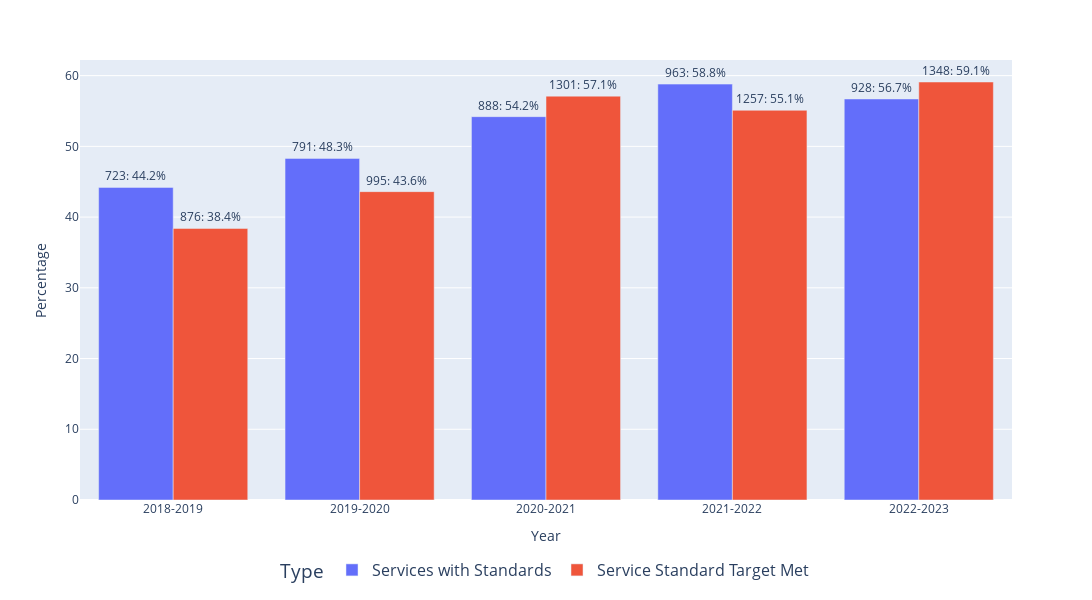

Here is the notebook cell this chart was saved with:
### Code cell
res=res.melt(id_vars="Year", value_vars=Typenames, value_name="Value", var_name="Type")
res["Percentage"] = res.apply(lambda val: round(val["Value"]*100/1637,1) if val["Type"] == Typenames[0] else round(val["Value"]*100/2280,1), axis=1)
res["labels"]=[f"{x}: {y}%" for x, y in zip(res["Value"], res["Percentage"])]

fig=px.bar(res, x='Year',y="Percentage", barmode="group", color='Type', text="labels", width=1800,height=600)

# Update layout
fig.update_layout(
    xaxis_title='Year',
    yaxis_title='Percentage',
    legend=dict(font=dict(size=16), 
                orientation="h",  # Horizontal orientation
                yanchor="bottom", # Anchor legend to the bottom
                y=-0.2,           # Place the legend below the plot
                xanchor="center", # Center the legend horizontally
                x=0.5),
    title_x=0.5
)

fig.update_traces(textposition='outside')
# Show plot
fig.show()

fig.write_image(os.path.join(rootwd, "TexFiles", "Figures","StdWithTarget.png"), scale=3)

### Figure 1 — Plotly figure (JSON) as saved in the notebook; plotly's stock layout.template omitted (floating-point values rounded to 4 significant figures)
{"data": [{"alignmentgroup": "True", "hovertemplate": "Type=Services with Standards<br>Year=%{x}<br>Percentage=%{y}<br>labels=%{text}<extra></extra>", "legendgroup": "Services with Standards", "marker": {"color": "#636efa", "pattern": {"shape": ""}}, "name": "Services with Standards", "offsetgroup": "Services with Standards", "orientation": "v", "showlegend": true, "text": ["723: 44.2%", "791: 48.3%", "888: 54.2%", "963: 58.8%", "928: 56.7%"], "textposition": "outside", "type": "bar", "x": ["2018-2019", "2019-2020", "2020-2021", "2021-2022", "2022-2023"], "xaxis": "x", "y": [44.2, 48.3, 54.2, 58.8, 56.7], "yaxis": "y"}, {"alignmentgroup": "True", "hovertemplate": "Type=Service Standard Target Met<br>Year=%{x}<br>Percentage=%{y}<br>labels=%{text}<extra></extra>", "legendgroup": "Service Standard Target Met", "marker": {"color": "#EF553B", "pattern": {"shape": ""}}, "name": "Service Standard Target Met", "offsetgroup": "Service Standard Target Met", "orientation": "v", "showlegend": true, "text": ["876: 38.4%", "995: 43.6%", "1301: 57.1%", "1257: 55.1%", "1348: 59.1%"], "textposition": "outside", "type": "bar", "x": ["2018-2019", "2019-2020", "2020-2021", "2021-2022", "2022-2023"], "xaxis": "x", "y": [38.4, 43.6, 57.1, 55.1, 59.1], "yaxis": "y"}], "layout": {"barmode": "group", "height": 600, "legend": {"font": {"size": 16}, "orientation": "h", "title": {"text": "Type"}, "tracegroupgap": 0, "x": 0.5, "xanchor": "center", "y": -0.2, "yanchor": "bottom"}, "margin": {"t": 60}, "title": {"x": 0.5}, "width": 1800, "xaxis": {"anchor": "y", "domain": [0, 1], "title": {"text": "Year"}}, "yaxis": {"anchor": "x", "domain": [0, 1], "title": {"text": "Percentage"}}}}
